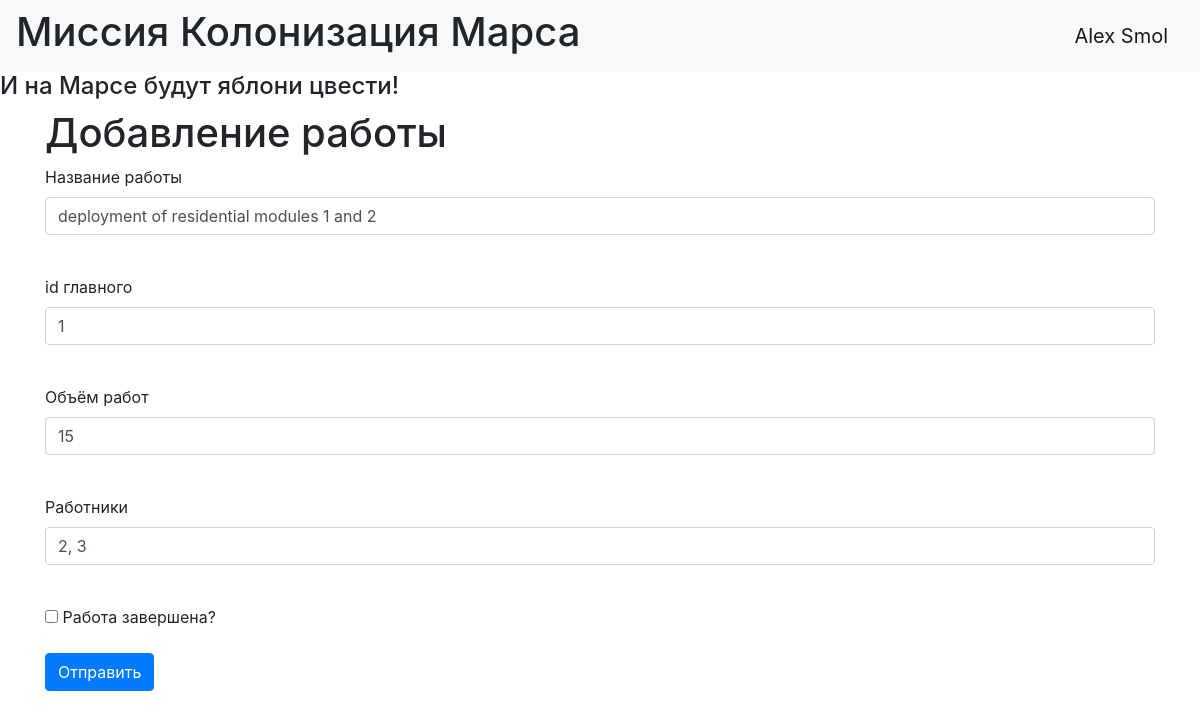
/jobs/2 (signed in), run on the app's committed database.
### website/models/users.py (models this page shows, shortened)
class User(database, UserMixin, SerializerMixin):
    __tablename__ = 'users'
    id = sqlalchemy.Column(sqlalchemy.Integer, primary_key=True, autoincrement=True)
    surname = sqlalchemy.Column(sqlalchemy.String, nullable=True)
    name = sqlalchemy.Column(sqlalchemy.String, nullable=True)
    age = sqlalchemy.Column(sqlalchemy.Integer, nullable=True)
    position = sqlalchemy.Column(sqlalchemy.String, nullable=True)
    speciality = sqlalchemy.Column(sqlalchemy.String, nullable=True)
    address = sqlalchemy.Column(sqlalchemy.String, nullable=True)
    email = sqlalchemy.Column(sqlalchemy.String, index=True, unique=True, nullable=True)
    hashed_password = sqlalchemy.Column(sqlalchemy.String, nullable=True)
    modifed_date = sqlalchemy.Column(sqlalchemy.DateTime, default=datetime.datetime.now)
    jobs = orm.relation("Job", back_populates='user')
    departments = orm.relation("Department", back_populates='user')

### website/models/jobs.py (models this page shows)
class Job(database, SerializerMixin):
    __tablename__ = 'jobs'
    id = sqlalchemy.Column(sqlalchemy.Integer, primary_key=True, autoincrement=True)
    job = sqlalchemy.Column(sqlalchemy.String, nullable=True)
    work_size = sqlalchemy.Column(sqlalchemy.Integer, nullable=True, default=0)
    collaborators = sqlalchemy.Column(sqlalchemy.String, nullable=True)
    start_date = sqlalchemy.Column(sqlalchemy.DateTime, default=datetime.datetime.now)
    end_date = sqlalchemy.Column(sqlalchemy.DateTime, default=datetime.datetime.now)
    is_finished = sqlalchemy.Column(sqlalchemy.Boolean, default=False)
    category = sqlalchemy.Column(sqlalchemy.Integer, sqlalchemy.ForeignKey("categories.id"))
    team_leader = sqlalchemy.Column(sqlalchemy.Integer, sqlalchemy.ForeignKey("users.id"))
    user = orm.relation('User')
    categories = orm.relation("Category",
                              secondary="association",
                              backref="jobs")

### main.py (the view, shortened to what this page needs)
@app.route('/jobs/<int:id>', methods=['GET', 'POST'])
@login_required
def job_edit(id):
    form = AddJobForm()
    if request.method == "GET":
        db_sess = create_session()
        jobs = db_sess.query(Job).filter(Job.id == id,
                                          (Job.team_leader == current_user.id) | (current_user.id == 1)).first()
        if jobs:
            form.job.data = jobs.job
            form.team_leader.data = jobs.team_leader
            form.work_size.data = jobs.work_size
            form.collaborators.data = jobs.collaborators
            form.is_finished.data = jobs.is_finished
        else:
            abort(404)
    return render_template('add_job.html', title='Job Edit', form=form)

### website/forms/add_job.py
class AddJobForm(FlaskForm):
    job = StringField('Название работы', validators=[DataRequired()])
    team_leader = IntegerField('id главного', validators=[DataRequired()])
    work_size = StringField('Объём работ', validators=[DataRequired()])
    collaborators = StringField('Работники', validators=[DataRequired()])
    is_finished = BooleanField('Работа завершена?')
    submit = SubmitField('Отправить')

### website/__init__.py (called while the page is built)
def create_session() -> Session:
    global __factory
    return __factory()

def create_app():
    app = Flask(__name__)
    app.config['SECRET_KEY'] = 'yandexlyceum_secret_key'
    db_init()
    login_manager = LoginManager()
    login_manager.init_app(app)
    from .models import users
    @login_manager.user_loader
    def load_user(user_id):
        db_sess = create_session()
        return db_sess.query(users.User).get(user_id)
    from .jobs_api import jobs_blueprint
    app.register_blueprint(jobs_blueprint)
    return app

### website/templates/add_job.html (shortened to what this page needs)
{% extends "base.html" %}
{% block content %}
<h1>Добавление работы</h1>
<form action="" method="post">
    <p>
        {{ form.job.label }}<br>
        {{ form.job(class="form-control") }}<br>
    </p>
    <p>
        {{ form.team_leader.label }}<br>
        {{ form.team_leader(class="form-control") }}<br>
    </p>
    <p>
        {{ form.work_size.label }}<br>
        {{ form.work_size(class="form-control") }}<br>
    </p>
    <p>
        {{ form.collaborators.label }}<br>
        {{ form.collaborators(class="form-control") }}<br>
    </p>
    <p>{{ form.is_finished() }} {{ form.is_finished.label }}</p>
    <p>{{ form.submit(type="submit", class="btn btn-primary") }}</p>
</form>
{% endblock %}

### website/templates/base.html (shortened to what this page needs)
<!DOCTYPE html>
<html lang="en">
  <head>
    <link rel="stylesheet"
      href="https://stackpath.bootstrapcdn.com/bootstrap/4.4.1/css/bootstrap.min.css"
>
    <link rel="stylesheet"
      href="https://stackpath.bootstrapcdn.com/font-awesome/4.7.0/css/font-awesome.min.css"
>
  </head>
  <body>
    <header>
      <nav class="navbar navbar-light bg-light">
        <h1>Миссия Колонизация Марса</h1>
        {% if current_user.is_authenticated %}
          <a class="navbar-brand" href="/logout">{{ current_user.name }} {{ current_user.surname }}</a>
        {% else %}
          <p align="center">
            <a class="btn btn-primary" href="/register">Зарегистрироваться</a>
            <br>
            <a class="btn btn-success" href="/login">Войти</a>
          </p>
        {% endif %}
      </nav>
      <h4>И на Марсе будут яблони цвести!</h4>
    </header>
    <main role="main" class="container">
      {% block content %}{% endblock %}
    </main>
  </body>
</html>

### data on the page
User: name "Alex", surname "Smol"
Job: job "deployment of residential modules 1 and 2", team_leader "1", work_size "15", collaborators "2, 3"
